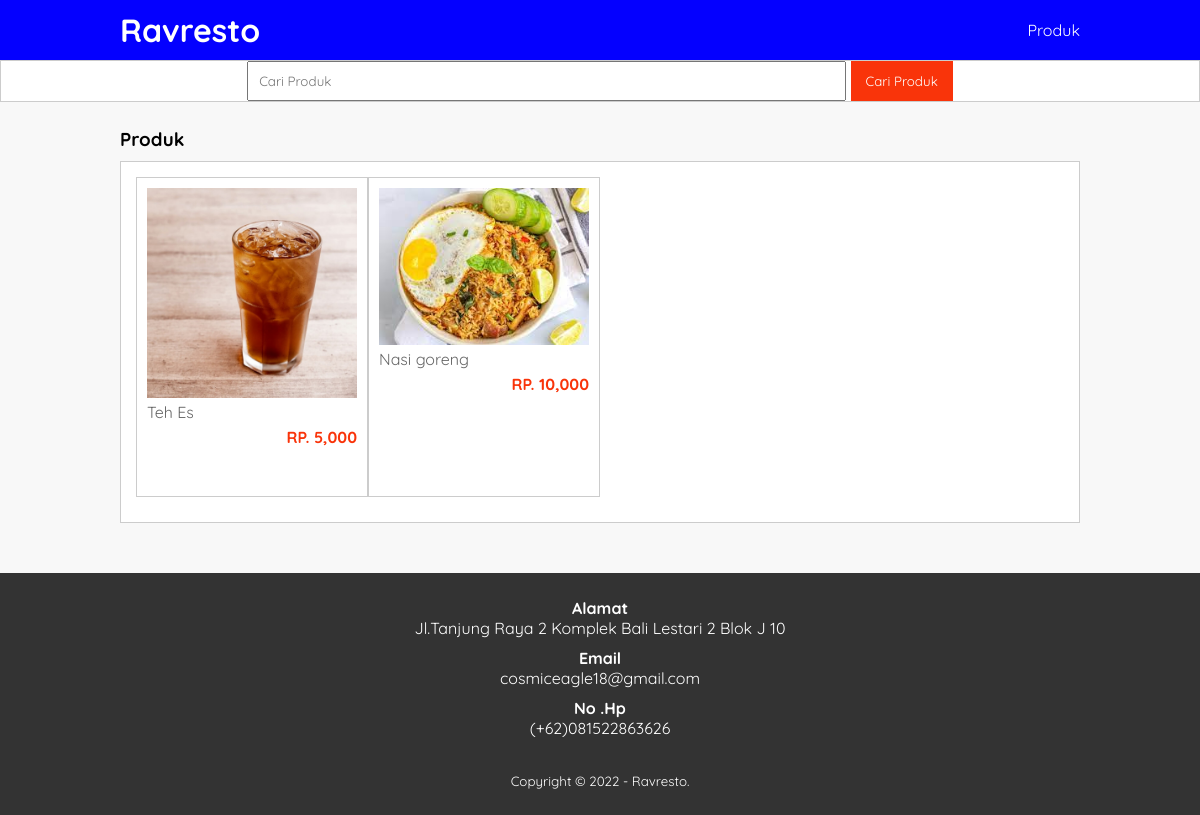
/produk.php, run on the app's committed database.
### tables this page shows
CREATE TABLE `tb_product` (
  `product_id` int(11) NOT NULL,
  `category_id` int(11) NOT NULL,
  `product_name` varchar(100) NOT NULL,
  `product_price` int(11) NOT NULL,
  `product_description` text NOT NULL,
  `product_image` varchar(100) NOT NULL,
  `product_status` tinyint(1) NOT NULL,
  `data_created` timestamp NOT NULL DEFAULT current_timestamp()
);

### produk.php (the view, shortened to what this page needs)
<?php
    include 'db.php';
    $kontak = mysqli_query($conn, "SELECT admin_telp, admin_email, admin_address FROM tb_admin WHERE admin_id = 1");
    $a = mysqli_fetch_object($kontak);
?>
<!DOCTYPE html>
<html lang="en">
<head>
    <link rel="stylesheet" type="text/css" href="css/style.css">
</head>
<body>
    <header>
        <div class="container">
            <h1><a href="index.php">Ravresto</a></h1>
            <ul>
                <li><a href="produk.php">Produk</a></li>
            </ul>
        </div>
    </header>
    <div class="search">
        <div class="container">
            <form action="produk.php">
                <input type="text" name="search" placeholder="Cari Produk" value="<?php echo $_GET['search'] ?>">
                <input type="submit" name="Cari" value="Cari Produk">
            </form>
        </div>
    </div>
    <div class="section">
        <div class="container">
            <h3>Produk</h3>
            <div class="box">
                <?php
                    $produk = mysqli_query($conn, "SELECT * FROM tb_product WHERE product_status = 1 $where ORDER BY product_id DESC");
                    if(mysqli_num_rows($produk) > 0){
                        while($p = mysqli_fetch_array($produk)){
                ?>
                    <a href="detail-produk.php?id=<?php echo $p['product_id'] ?>">
                        <div class="col-4">
                            <img src="produk/<?php echo substr($p['product_image'], 0,30) ?>">
                            <p class="nama"><?php echo $p['product_name'] ?></p>
                            <p class="harga">RP. <?php echo number_format($p['product_price']) ?></p>
                        </div>
                    </a>
                <?php }}else{ ?>
                    <p>Produk tidak ada</p>
                <?php } ?>
            </div>
        </div>
    </div>
    <div class="footer">
        <div class="container">
            <h4>Alamat</h4>
            <p><?php echo $a->admin_address ?></p>
            <h4>Email</h4>
            <p><?php echo $a->admin_email ?></p>
            <h4>No .Hp</h4>
            <p>(+62)<?php echo $a->admin_telp ?></p>
            <small>Copyright &copy; 2022 - Ravresto.</small>
        </div>
    </div>
</body>
</html>

### css/style.css (style rules this page uses)
* { padding: 0; margin: 0; font-family: 'Quicksand', sans-serif; }
body { background-color: #f8f8f8; }
a { color: inherit; text-decoration: none; }
header { background-color: #0400ff; color: #fff; }
header h1 { float: left; padding: 10px 0; }
header ul { float: right; }
header ul li { display: inline-block; }
header ul li a { padding: 20px 0 20px 15px; display: inline-block; }
.container { width: 80%; margin: 0 auto; }
.container::after { content: ''; display: block; clear: both; }
.section { padding: 25px 0; }
.box { background-color: #fff; border: 1px solid #ccc; padding: 15px; box-sizing: border-box; margin: 10px 0 25px 0; }
.box::after { content: ''; display: block; clear: both; }
.search { padding: 15 0; background-color: #fff; border: 1px solid #ccc; text-align: center; }
.search input[type='text'] { width: 60%; padding: 10px; }
.search input[type='submit'] { padding: 12px 15px; background-color: #f9340a; color: #fff; border: none; cursor: pointer; }
.col-4 { width: 25%; height: 320px; border: 1px solid #ccc; float: left; padding: 10px; box-sizing: border-box; margin-bottom: 10px; }
.col-4 img { width: 100%; }
.col-4 .nama { color: #666; margin-bottom: 5px; }
.col-4 .harga { font-weight: bold; color: #f9340a; float: right; }
.footer { padding: 25px 0; background-color: #333; color: #fff; text-align: center; }
.footer p { margin-bottom: 10px; }
.footer small { margin-top: 25px; display: inline-block; }

### data on the page
tb_product: product_image (picture), product_name "Teh Es", product_price "5,000"
tb_product: product_image (picture), product_name "Nasi goreng", product_price "10,000"

### other printed values
$a->admin_address "Jl.Tanjung Raya 2 Komplek Bali Lestari 2 Blok J 10"
$a->admin_email "cosmiceagle18@gmail.com"
$a->admin_telp "081522863626"
